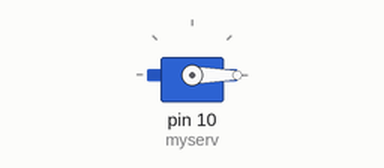
A sketch run on a simulated Arduino Uno, built with avr-gcc and run on an emulated ATmega328P. On the bench: servo.

Above: at 0.05 s.
At 1.65 s:
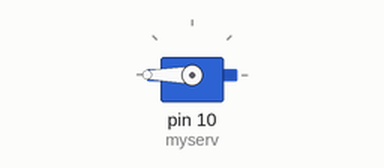
At 3.2 s:
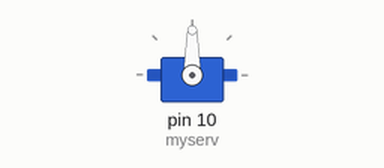
Timing chart, 0 to 7.4 s (numbered marks = the images above):
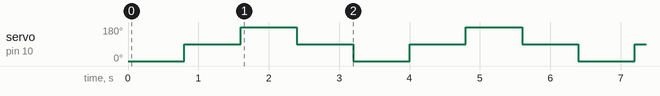

Measured:
- by itself, servo on pin 10 (myserv): repeats every 3.2 s: 180° 0.80 s, 90° 0.80 s, 0° 0.80 s, 90° 0.80 s

The sketch:

testServoArd.ino
```cpp
#include <Servo.h>
Servo myserv;
void setup() {
  // put your setup code here, to run once:
  myserv.attach(10);
}

void loop() {
  // put your main code here, to run repeatedly:
  myserv.write(0);
  delay(800);
  myserv.write(90);
  delay(800);
  myserv.write(180);
  delay(800);
  myserv.write(90);
  delay(800);


}
```
